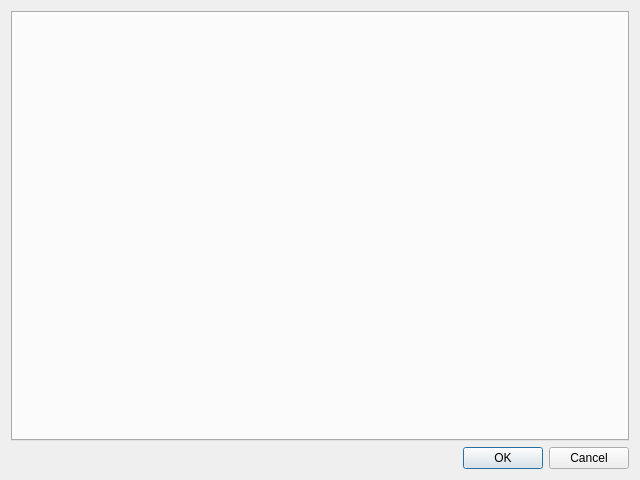
<?xml version="1.0" encoding="UTF-8"?>
<ui version="4.0">
 <class>ArchetypesManagerDialog</class>
 <widget class="QDialog" name="ArchetypesManagerDialog">
  <property name="geometry">
   <rect>
    <x>0</x>
    <y>0</y>
    <width>640</width>
    <height>480</height>
   </rect>
  </property>
  <property name="windowTitle">
   <string>Dialog</string>
  </property>
  <layout class="QGridLayout" name="gridLayout_3">
   <item row="0" column="0">
    <widget class="QTabWidget" name="tabWidget">
     <property name="currentIndex">
      <number>-1</number>
     </property>
    </widget>
   </item>
   <item row="1" column="0">
    <widget class="QDialogButtonBox" name="buttonBox">
     <property name="standardButtons">
      <set>QDialogButtonBox::Cancel|QDialogButtonBox::Ok</set>
     </property>
    </widget>
   </item>
  </layout>
 </widget>
 <resources/>
 <connections/>
</ui>
